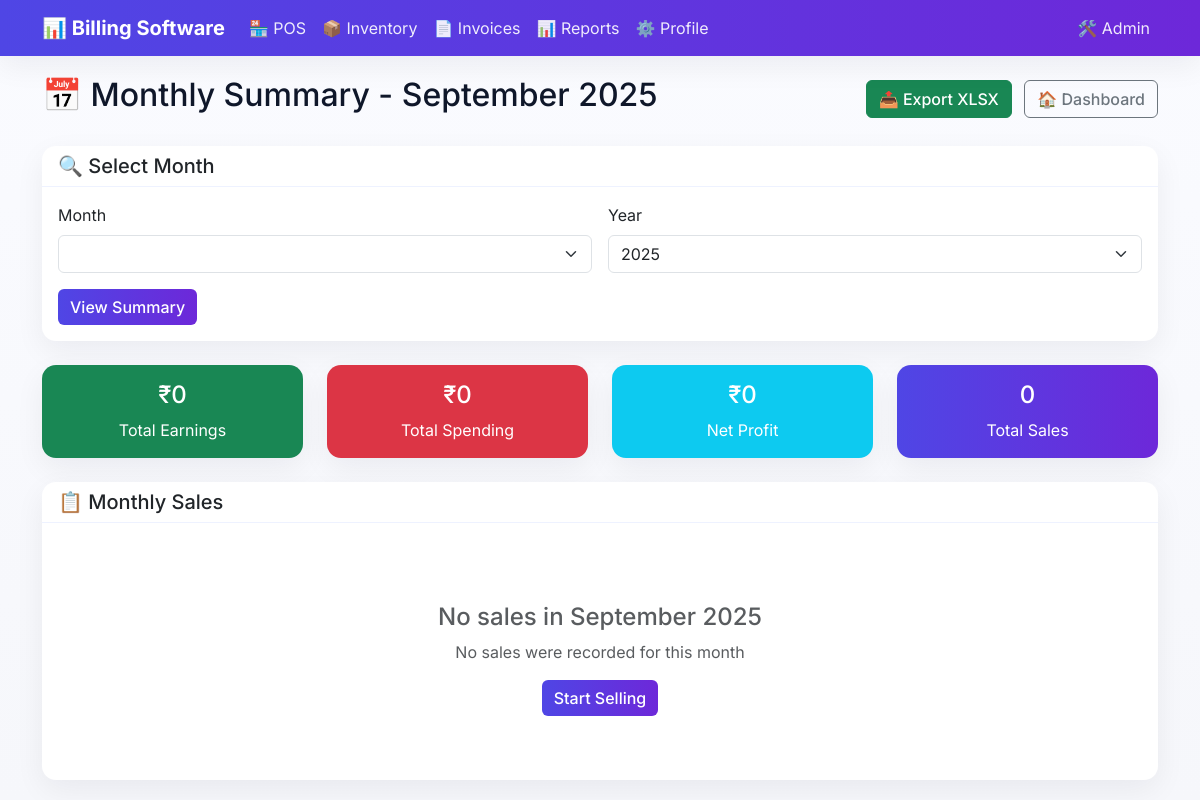
Page /reports/monthly-summary/ on the earlier database version.
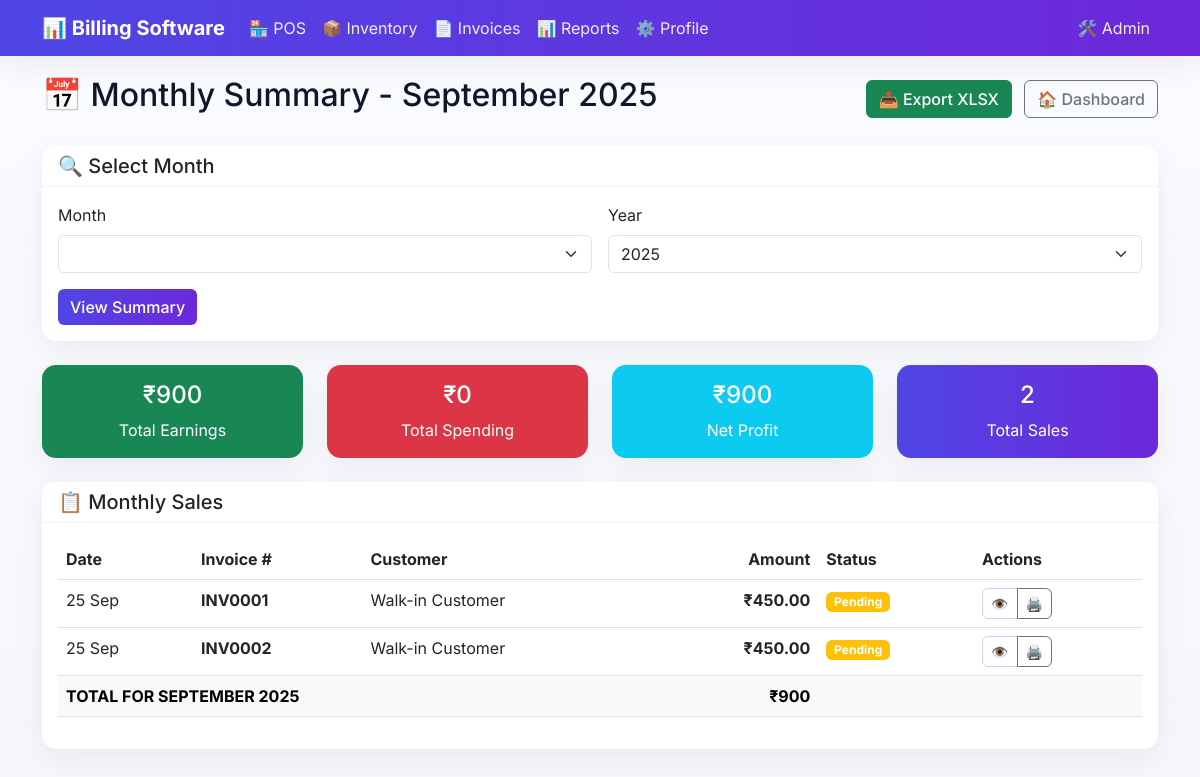
Same page on the later database version.
### sales/models.py (models this page shows, shortened)
class Invoice(models.Model):
    PAYMENT_STATUS_CHOICES = [
        ('pending', 'Pending'),
        ('paid', 'Paid'),
        ('partial', 'Partially Paid'),
        ('cancelled', 'Cancelled'),
    ]
    number = models.CharField(max_length=50, unique=True)
    date = models.DateField(auto_now_add=True)
    customer = models.ForeignKey(Customer, on_delete=models.SET_NULL, blank=True, null=True)
    customer_name = models.CharField(max_length=200, blank=True, null=True, help_text="Customer name for walk-in customers")
    total_incl = models.DecimalField(
        max_digits=12,
        decimal_places=2,
        default=0.00,
        validators=[MinValueValidator(Decimal('0.00'))],
        help_text="Total amount including tax"
    )
    total_base = models.DecimalField(
        max_digits=12,
        decimal_places=2,
        default=0.00,
        validators=[MinValueValidator(Decimal('0.00'))],
        help_text="Total base amount excluding tax"
    )
    total_tax = models.DecimalField(
        max_digits=12,
        decimal_places=2,
        default=0.00,
        validators=[MinValueValidator(Decimal('0.00'))],
        help_text="Total tax amount"
    )
    payment_status = models.CharField(max_length=20, choices=PAYMENT_STATUS_CHOICES, default='pending')
    amount_paid = models.DecimalField(max_digits=12, decimal_places=2, default=0.00)
    notes = models.TextField(blank=True, null=True)
    created_by = models.ForeignKey(User, on_delete=models.SET_NULL, blank=True, null=True)
    created_at = models.DateTimeField(auto_now_add=True)
    updated_at = models.DateTimeField(auto_now=True)
    class Meta:
        ordering = ['-created_at']
        verbose_name = "Invoice"
        verbose_name_plural = "Invoices"
    def get_customer_display_name(self):
        if self.customer:
            return self.customer.name
        return self.customer_name or "Walk-in Customer"

### reports/views.py (the view)
# urls.py: path('monthly-summary/', views.monthly_summary, name='monthly_summary'),
def monthly_summary(request):
    year_str = request.GET.get('year', '')
    month_str = request.GET.get('month', '')
    current_date = timezone.now()
    try:
        year = int(year_str) if year_str else current_date.year
    except (ValueError, TypeError):
        year = current_date.year
    try:
        month = int(month_str) if month_str else current_date.month
    except (ValueError, TypeError):
        month = current_date.month
    if month < 1 or month > 12:
        month = current_date.month
    start_date = datetime(year, month, 1)
    if month == 12:
        end_date = datetime(year + 1, 1, 1)
    else:
        end_date = datetime(year, month + 1, 1)
    invoices = Invoice.objects.filter(
        date__gte=start_date.date(),
        date__lt=end_date.date()
    )
    purchases = StockMovement.objects.filter(
        reason='purchase',
        timestamp__gte=start_date,
        timestamp__lt=end_date,
        unit_cost__isnull=False
    )
    total_earnings = invoices.aggregate(total=Sum('total_incl'))['total'] or Decimal('0')
    total_spending = sum(
        (movement.qty_change * movement.unit_cost)
        for movement in purchases
    ) or Decimal('0')
    month_names = [
        (1, 'January'), (2, 'February'), (3, 'March'), (4, 'April'),
        (5, 'May'), (6, 'June'), (7, 'July'), (8, 'August'),
        (9, 'September'), (10, 'October'), (11, 'November'), (12, 'December')
    ]
    context = {
        'year': year,
        'month': month,
        'month_name': start_date.strftime('%B'),
        'month_names': month_names,
        'total_earnings': total_earnings,
        'total_spending': total_spending,
        'profit': total_earnings - total_spending,
        'invoice_count': invoices.count(),
        'invoices': invoices.order_by('-date'),
        'page_title': f'Monthly Summary - {start_date.strftime("%B %Y")}'
    }
    return render(request, 'reports/monthly_summary.html', context)

### templates/reports/monthly_summary.html (shortened to what the changed rows need)
{% extends 'base.html' %}
{% block content %}
<div class="d-flex justify-content-between align-items-center mb-4">
    <h2>📅 Monthly Summary - {{ month_name }} {{ year }}</h2>
</div>
<div class="row mb-4">
    <div class="col-md-3">
        <div class="card bg-success text-white">
            <div class="card-body text-center">
                <h4>₹{{ total_earnings }}</h4>
                <p class="mb-0">Total Earnings</p>
            </div>
        </div>
    </div>
    <div class="col-md-3">
        <div class="card bg-{% if profit >= 0 %}info{% else %}warning{% endif %} text-white">
            <div class="card-body text-center">
                <h4>₹{{ profit }}</h4>
                <p class="mb-0">Net Profit</p>
            </div>
        </div>
    </div>
    <div class="col-md-3">
        <div class="card bg-primary text-white">
            <div class="card-body text-center">
                <h4>{{ invoice_count }}</h4>
                <p class="mb-0">Total Sales</p>
            </div>
        </div>
    </div>
</div>
<div class="card">
    <div class="card-body">
        {% if invoices %}
            <div class="table-responsive">
                <table class="table table-hover">
                    <thead>
                        <tr>
                            <th>Date</th>
                            <th>Invoice #</th>
                            <th>Customer</th>
                            <th class="text-end">Amount</th>
                            <th>Status</th>
                            <th>Actions</th>
                        </tr>
                    </thead>
                    <tbody>
                        {% for invoice in invoices %}
                        <tr>
                            <td>{{ invoice.date|date:"d M" }}</td>
                            <td><strong>{{ invoice.number }}</strong></td>
                            <td>{{ invoice.get_customer_display_name }}</td>
                            <td class="text-end"><strong>₹{{ invoice.total_incl }}</strong></td>
                            <td>
                                {% if invoice.payment_status == 'paid' %}
                                    <span class="badge bg-success">Paid</span>
                                {% elif invoice.payment_status == 'pending' %}
                                    <span class="badge bg-warning">Pending</span>
                                {% else %}
                                    <span class="badge bg-info">{{ invoice.get_payment_status_display }}</span>
                                {% endif %}
                            </td>
                            <td>
                                <div class="btn-group btn-group-sm">
                                    <a href="{% url 'sales:invoice_detail' invoice.id %}" class="btn btn-outline-primary" title="View">👁️</a>
                                    <a href="{% url 'sales:invoice_print' invoice.id %}" class="btn btn-outline-secondary" target="_blank" title="Print">🖨️</a>
                                </div>
                            </td>
                        </tr>
                        {% endfor %}
                    </tbody>
                    <tfoot>
                        <tr class="table-light fw-bold">
                            <td colspan="3">TOTAL FOR {{ month_name|upper }} {{ year }}</td>
                            <td class="text-end">₹{{ total_earnings }}</td>
                            <td colspan="2"></td>
                        </tr>
                    </tfoot>
                </table>
            </div>
        {% else %}
            <div class="text-center py-5">
                <h4 class="text-muted">No sales in {{ month_name }} {{ year }}</h4>
                <p class="text-muted">No sales were recorded for this month</p>
                <a href="{% url 'sales:pos_index' %}" class="btn btn-primary">Start Selling</a>
            </div>
        {% endif %}
    </div>
</div>
{% endblock %}

Differences in the rows shown:
added Invoice: date "25 Sep", number "INV0001", get_customer_display_name "Walk-in Customer", total_incl "450.00", payment_status "Pending"
added Invoice: date "25 Sep", number "INV0002", get_customer_display_name "Walk-in Customer", total_incl "450.00", payment_status "Pending"
Other differences:
{{ total_earnings }}: "0" → "900"
{{ profit }}: "0" → "900"
{{ invoice_count }}: "0" → "2"
{{ month_name|upper }}: (not shown) → "SEPTEMBER"
{{ year }}: (not shown) → "2025"
{{ total_earnings }}: (not shown) → "900"
{{ month_name }}: "September" → (not shown)
{{ year }}: "2025" → (not shown)
text no longer shown: "No sales in No sales were recorded for this month Start Selling"
text now shown: "Date Invoice # Customer Amount Status Actions TOTAL FOR ₹"
